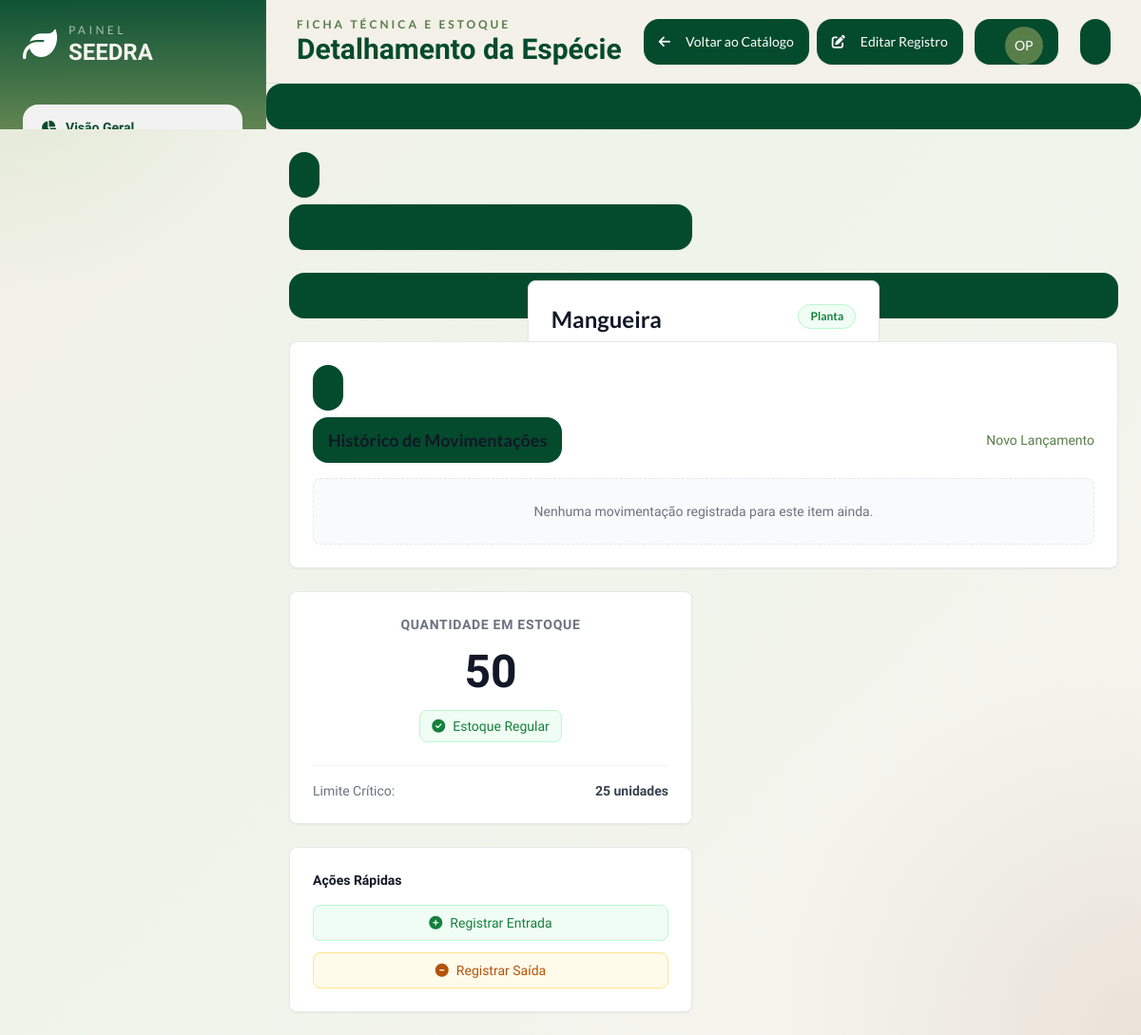
Page /catalogo/1 (signed in) on the committed database.
### models.py (models this page shows)
class Item(db.Model):
    __tablename__= 'items'
    id = db.Column(db.Integer, primary_key = True)
    nome = db.Column(db.String(50), nullable = False, unique = True)
    quantidade = db.Column(db.Integer, nullable = True)
    n_cientifico = db.Column(db.String(50), nullable = False , unique = True)
    categoria = db.Column(db.String(20), nullable = False)
    deficit_limit = db.Column(db.Integer)
    obs = db.Column(db.Text)
    data_cadastro = db.Column(db.Date, nullable = False)
    movimentacoes = db.relationship('Movimentacao', backref = 'Item', lazy = True)
    def em_deficit(self):
        return self.quantidade < self.deficit_limit

### app.py (the view)
@app.route('/catalogo/<int:id>', methods=['GET'])
@login_required
def detalhes_item(id):
    item = Item.query.get_or_404(id)
    return render_template('detalhes_item.html', item=item)

### app.py (called while the page is built)
def login_required(f):
  @wraps(f)
  def decorated_function(*args, **kwargs):
      if 'usuarios_id' not in session:
         flash("Faça login primeiro!", 'erro')
         return redirect(url_for('login'))
      return f(*args, **kwargs)
  return decorated_function

### templates/detalhes_item.html (shortened to what this page needs)
{% extends 'base.html' %}
{% block header_subtitle %}Ficha Técnica e Estoque{% endblock %}
{% block header_title %}Detalhamento da Espécie{% endblock %}
{% block header_actions %}
<div class="flex gap-2">
    <a href="{{ url_for('catalogo') }}" class=" inline-flex items-center justify-center px-4 py-2 text-sm font-medium btn rounded-2xl border-0 bg-seedra-leafDark hover:bg-seedra-leafMid text-white font-lato">
        <i class="fa-solid fa-arrow-left mr-2"></i> Voltar ao Catálogo
    </a>
    <a href="{{ url_for('editar_item', id=item.id) }}" class="inline-flex items-center justify-center px-4 py-2 text-sm font-medium btn rounded-2xl border-0 bg-seedra-leafDark hover:bg-seedra-leafMid text-white font-lato">
        <i class="fa-solid fa-pen-to-square mr-2"></i> Editar Registro
    </div>
{% endblock %}
{% block content %}
<div class="grid grid-cols-1 lg:grid-cols-2 gap-6">
    <div class="lg:col-span-2 flex flex-col gap-6">
        <div class="bg-white border border-gray-200 rounded-lg shadow-sm p-6">
            <div class="flex justify-between items-start mb-6">
                <div>
                    <h3 class="text-2xl font-bold text-gray-900">{{ item.nome }}</h3>
                    <p class="text-sm text-gray-500 italic mt-1">{{ item.n_cientifico }}</p>
                </div>
                <span class="px-3 py-1 bg-green-50 text-green-700 text-xs font-semibold rounded-full border border-green-200">
                    {{ item.categoria }}
                </span>
            </div>
            <div class="border-t border-gray-100 pt-4 mt-4">
                <h4 class="text-sm font-semibold text-gray-700 mb-2">Observações de Cuidado e Plantio</h4>
                <p class="text-sm text-gray-600 leading-relaxed bg-gray-50 p-4 rounded-lg border border-gray-100">
                    {% if item.obs %}
                        {{ item.obs }}
                    {% else %}
                        <span class="text-gray-400 italic">Nenhuma observação registrada para esta espécie.</span>
                    {% endif %}
                </p>
            </div>
            <div class="mt-6 text-xs text-gray-400">
            </div>
        </div>
        <div class="bg-white border border-gray-200 rounded-lg shadow-sm p-6">
            <div class="flex justify-between items-center mb-4">
                <h3 class="text-lg font-bold text-gray-900">Histórico de Movimentações</h3>
                <a href="{{ url_for('movimentacao') }}" class="text-sm text-seedra-leafMid hover:text-seedra-leafDark font-medium hover:underline">Novo Lançamento</a>
            </div>
            {% if item.movimentacoes %}
                <div class="overflow-x-auto">
                    <table class="w-full text-sm text-left text-gray-500 mt-2">
                        <thead class="text-xs text-gray-700 uppercase bg-gray-50 border-b border-gray-200">
                            <tr>
                                <th scope="col" class="px-4 py-2 font-semibold">Data</th>
                                <th scope="col" class="px-4 py-2 font-semibold">Tipo</th>
                                <th scope="col" class="px-4 py-2 font-semibold">Qtd</th>
                                <th scope="col" class="px-4 py-2 font-semibold">Justificativa</th>
                            </tr>
                        </thead>
                        <tbody>
                            {% for mov in item.movimentacoes|sort(attribute='data_move', reverse=true) %}
                            <tr class="border-b border-gray-50 hover:bg-gray-50">
                                <td class="px-4 py-3 whitespace-nowrap">{{ mov.data_move.strftime('%d/%m/%Y') }}</td>
                                <td class="px-4 py-3">
                                    {% if mov.tipo == 'entrada' %}
                                        <span class="text-green-600 font-medium"><i class="fa-solid fa-arrow-down mr-1"></i> Entrada</span>
                                    {% else %}
                                        <span class="text-amber-600 font-medium"><i class="fa-solid fa-arrow-up mr-1"></i> Saída</span>
                                    {% endif %}
                                </td>
                                <td class="px-4 py-3 font-bold text-gray-900">{{ mov.quantidade }}</td>
                                <td class="px-4 py-3 text-gray-600">{{ mov.justificativa }}</td>
                            </tr>
                            {% endfor %}
                        </tbody>
                    </table>
                </div>
            {% else %}
                <div class="text-center py-6 bg-gray-50 rounded-lg border border-dashed border-gray-200">
                    <p class="text-sm text-gray-500">Nenhuma movimentação registrada para este item ainda.</p>
                </div>
            {% endif %}
        </div>
    </div>
    <div class="flex flex-col gap-6">
        <div class="bg-white border border-gray-200 rounded-lg shadow-sm p-6 text-center">
            <h3 class="text-sm font-semibold text-gray-500 uppercase tracking-wider mb-2">Quantidade em Estoque</h3>
            <div class="text-5xl font-black {% if item.em_deficit() %}text-red-600{% else %}text-gray-900{% endif %} my-4">
                {{ item.quantidade }}
            </div>
            {% if item.em_deficit() %}
                <div class="inline-flex items-center px-3 py-1.5 bg-red-50 text-red-700 text-sm font-medium rounded-lg border border-red-200">
                    <i class="fa-solid fa-circle-exclamation mr-2 animate-pulse"></i> Estoque em Déficit
                </div>
                <p class="text-xs text-red-500 mt-3 text-left">
                    * A quantidade atual está abaixo do limite seguro estabelecido pelo instituto. É recomendada a reposição imediata.
                </p>
            {% else %}
                <div class="inline-flex items-center px-3 py-1.5 bg-green-50 text-green-700 text-sm font-medium rounded-lg border border-green-200">
                    <i class="fa-solid fa-check-circle mr-2"></i> Estoque Regular
                </div>
            {% endif %}
            <div class="mt-6 pt-4 border-t border-gray-100 flex justify-between items-center text-sm">
                <span class="text-gray-500">Limite Crítico:</span>
                <span class="font-bold text-gray-700">{{ item.deficit_limit }} unidades</span>
            </div>
        </div>
        <div class="bg-white border border-gray-200 rounded-lg shadow-sm p-6">
            <h4 class="text-sm font-semibold text-gray-900 mb-4">Ações Rápidas</h4>
            <div class="space-y-3">
                <a href="{{ url_for('movimentacao') }}" class="flex items-center justify-center w-full px-4 py-2 text-sm font-medium text-green-700 bg-green-50 border border-green-200 rounded-lg hover:bg-green-100 transition-colors">
                    <i class="fa-solid fa-plus-circle mr-2"></i> Registrar Entrada
                </a>
                <a href="{{ url_for('movimentacao') }}" class="flex items-center justify-center w-full px-4 py-2 text-sm font-medium text-amber-700 bg-amber-50 border border-amber-200 rounded-lg hover:bg-amber-100 transition-colors">
                    <i class="fa-solid fa-minus-circle mr-2"></i> Registrar Saída
                </a>
            </div>
        </div>
    </div>
</div>
{% endblock %}

### static/css/style.css (style rules this page uses)
:root { --leaf-dark: #044b2d; --leaf-mid: #587e49; --leaf-light: #78b863; --seed-brown: #9a774c; --seed-sand: #ddd1ae; --seed-mist: #d9d6cc; --deep-forest: #001500; --stone: #888784; --cloud: #d9d9d9; --surface: rgba(249, 248, 243, 0.78); --surface-strong: rgba(255, 252, 246, 0.9); --line: rgba(4, 75, 45, 0.10); }
html, body { height: 100%; overflow: hidden; scroll-behavior: smooth; }
body { font-family: 'Balsamiq Sans', sans-serif; background: radial-gradient(circle at top left, rgba(120,184,99,0.18), transparent 20%), radial-gradient(circle at bottom right, rgba(154,119,76,0.14), transparent 24%), linear-gradient(135deg, #f4f0e8 0%, #eef4ea 40%, #f7f4ef 100%); color: #183124; }

### rows in the picture
Item: nome "Mangueira", categoria "Planta", quantidade "50", deficit_limit "25"
